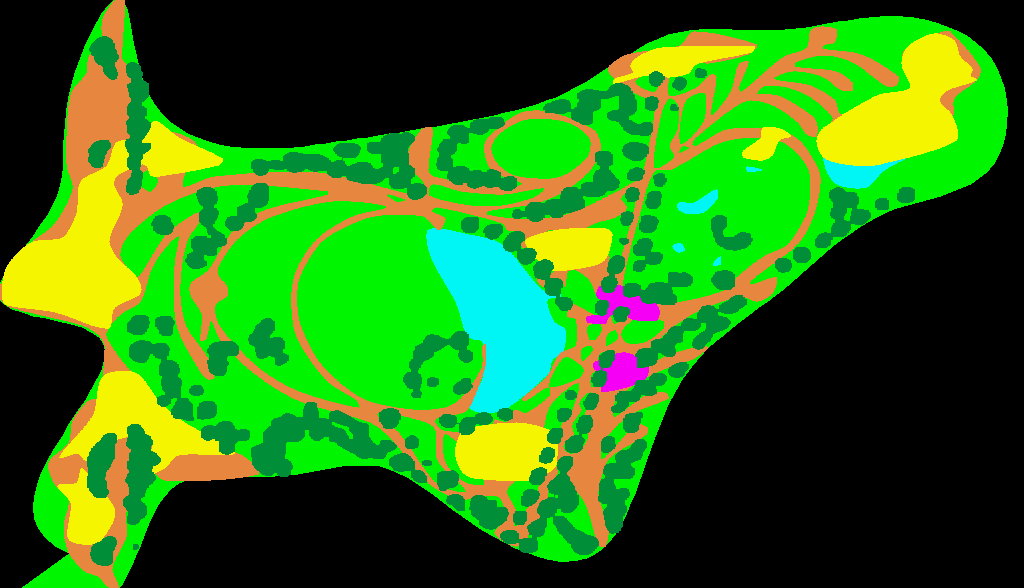
#> input picture test.png, 1024 x 588 px
$ python -i optimize.py   (imports and definitions only)
#> lines starting #> are read from the running program, lines starting #| are printed output that depends on the picture; after the words box and inside, x2 and y2 are one past the last pixel; in counts of white or black regions, pixels touching at a corner belong together
import json
import cv2
import numpy as np
import math
from PIL import Image
from scipy.interpolate import splprep, splev
class optimize:

    def __init__(self, image):
        self.image = image
        self.result = list()

    def bezier_curve(self,p0, p1, p2, p3, inserted):
        """
        三阶贝塞尔曲线
        p0, p1, p2, p3 - 点坐标，tuple、list或numpy.ndarray类型
        inserted  - p0和p3之间插值的数量
        """
        assert isinstance(p0, (tuple, list, np.ndarray))
        assert isinstance(p0, (tuple, list, np.ndarray))
        assert isinstance(p0, (tuple, list, np.ndarray))
        assert isinstance(p0, (tuple, list, np.ndarray))

        if isinstance(p0, (tuple, list)):
            p0 = np.array(p0)
        if isinstance(p1, (tuple, list)):
            p1 = np.array(p1)
        if isinstance(p2, (tuple, list)):
            p2 = np.array(p2)
        if isinstance(p3, (tuple, list)):
            p3 = np.array(p3)

        points = list()
        for t in np.linspace(0, 1, inserted + 2):
            points.append(p0 * np.power((1 - t), 3) + 3 * p1 * t * np.power((1 - t), 2) + 3 * p2 * (1 - t) * np.power(t,
                                                                                                                      2) + p3 * np.power(
                t, 3))

        return np.vstack(points)

    def contour_sparse(self, contour, min_dist=3):
        def two_point_dist(point1, point2):
            return math.sqrt((point1[0] - point2[0]) ** 2 + (point1[1] - point2[1]) ** 2)

        sparse_contour = list()
        pre_idx = 0
        post_idx = 1
        sparse_contour.append(contour[pre_idx])
        while post_idx < len(contour):
            dist = two_point_dist(contour[pre_idx][0], contour[post_idx][0])
            if dist >= min_dist:
                sparse_contour.append(contour[post_idx])
                pre_idx = post_idx
                post_idx += 1
            else:
                post_idx += 1

        return np.array(sparse_contour)

    def smoothing_base_bezier(self,date_x, date_y, k=0.5, inserted=10, closed=False):
        """
         基于三阶贝塞尔曲线的数据平滑算法
         date_x  - x维度数据集，list或numpy.ndarray类型
         date_y  - y维度数据集，list或numpy.ndarray类型
         k   - 调整平滑曲线形状的因子，取值一般在0.2~0.6之间。默认值为0.5
         inserted - 两个原始数据点之间插值的数量。默认值为10
         closed  - 曲线是否封闭，如是，则首尾相连。默认曲线不封闭
         """

        assert isinstance(date_x, (list, np.ndarray))
        assert isinstance(date_y, (list, np.ndarray))

        if isinstance(date_x, list) and isinstance(date_y, list):
            assert len(date_x) == len(date_y), u'x数据集和y数据集长度不匹配'
            date_x = np.array(date_x)
            date_y = np.array(date_y)
        elif isinstance(date_x, np.ndarray) and isinstance(date_y, np.ndarray):
            assert date_x.shape == date_y.shape, u'x数据集和y数据集长度不匹配'
        else:
            raise Exception(u'x数据集或y数据集类型错误')

        # 第1步：生成原始数据折线中点集
        mid_points = list()
        for i in range(1, date_x.shape[0]):
            mid_points.append({
                'start': (date_x[i - 1], date_y[i - 1]),
                'end': (date_x[i], date_y[i]),
                'mid': ((date_x[i] + date_x[i - 1]) / 2.0, (date_y[i] + date_y[i - 1]) / 2.0)
            })

        if closed:
            mid_points.append({
                'start': (date_x[-1], date_y[-1]),
                'end': (date_x[0], date_y[0]),
                'mid': ((date_x[0] + date_x[-1]) / 2.0, (date_y[0] + date_y[-1]) / 2.0)
            })

        # 第2步：找出中点连线及其分割点
        split_points = list()
        for i in range(len(mid_points)):
            if i < (len(mid_points) - 1):
                j = i + 1
            elif closed:
                j = 0
            else:
                continue

            x00, y00 = mid_points[i]['start']
            x01, y01 = mid_points[i]['end']
            x10, y10 = mid_points[j]['start']
            x11, y11 = mid_points[j]['end']
            d0 = np.sqrt(np.power((x00 - x01), 2) + np.power((y00 - y01), 2))
            d1 = np.sqrt(np.power((x10 - x11), 2) + np.power((y10 - y11), 2))
            k_split = 1.0 * d0 / (d0 + d1)

            mx0, my0 = mid_points[i]['mid']
            mx1, my1 = mid_points[j]['mid']

            split_points.append({
                'start': (mx0, my0),
                'end': (mx1, my1),
                'split': (mx0 + (mx1 - mx0) * k_split, my0 + (my1 - my0) * k_split)
            })

        # 第3步：平移中点连线，调整端点，生成控制点
        crt_points = list()
        for i in range(len(split_points)):
            vx, vy = mid_points[i]['end']  # 当前顶点的坐标
            dx = vx - split_points[i]['split'][0]  # 平移线段x偏移量
            dy = vy - split_points[i]['split'][1]  # 平移线段y偏移量

            sx, sy = split_points[i]['start'][0] + dx, split_points[i]['start'][1] + dy  # 平移后线段起点坐标
            ex, ey = split_points[i]['end'][0] + dx, split_points[i]['end'][1] + dy  # 平移后线段终点坐标

            cp0 = sx + (vx - sx) * k, sy + (vy - sy) * k  # 控制点坐标
            cp1 = ex + (vx - ex) * k, ey + (vy - ey) * k  # 控制点坐标

            if crt_points:
                crt_points[-1].insert(2, cp0)
            else:
                crt_points.append([mid_points[0]['start'], cp0, mid_points[0]['end']])

            if closed:
                if i < (len(mid_points) - 1):
                    crt_points.append([mid_points[i + 1]['start'], cp1, mid_points[i + 1]['end']])
                else:
                    crt_points[0].insert(1, cp1)
            else:
                if i < (len(mid_points) - 2):
                    crt_points.append([mid_points[i + 1]['start'], cp1, mid_points[i + 1]['end']])
                else:
                    crt_points.append(
                        [mid_points[i + 1]['start'], cp1, mid_points[i + 1]['end'], mid_points[i + 1]['end']])
                    crt_points[0].insert(1, mid_points[0]['start'])

        # 第4步：应用贝塞尔曲线方程插值
        out = list()
        for item in crt_points:
            group = self.bezier_curve(item[0], item[1], item[2], item[3], inserted)
            out.append(group[:-1])

        out.append(group[-1:])
        out = np.vstack(out)

        return out.T[0], out.T[1]

    def bezier(self, contour, k, inserted):

        x_list = list()
        y_list = list()
        for point in contour:
            x_list.append(point[0][0])
            y_list.append(point[0][1])

        x_numpy = np.array(x_list)
        y_numpy = np.array(y_list)
        x_curve, y_curve = self.smoothing_base_bezier(x_numpy, y_numpy, k=k, inserted=inserted, closed=True)

        curve_list = list()
        for x, y in zip(x_curve, y_curve):
            curve_list.append([[int(x), int(y)]])
        contour = np.array(curve_list)

        return contour

    def convert_to_cv(self,image):
        if isinstance(image, Image.Image):
            # 如果输入是PIL图像，则转换为NumPy数组
            image_np = np.array(image)
            # 将RGB转换为BGR格式，因为OpenCV使用BGR格式
            image_cv = cv2.cvtColor(image_np, cv2.COLOR_RGB2BGR)
            return image_cv
        elif isinstance(image, np.ndarray):
            # 如果输入已经是NumPy数组，则直接返回
            return image


    def run(self):
        # 读取图像文件


        image = self.convert_to_cv(self.image)
        # 将图像转换为灰度图
        image_gray = cv2.cvtColor(image, cv2.COLOR_BGR2GRAY)
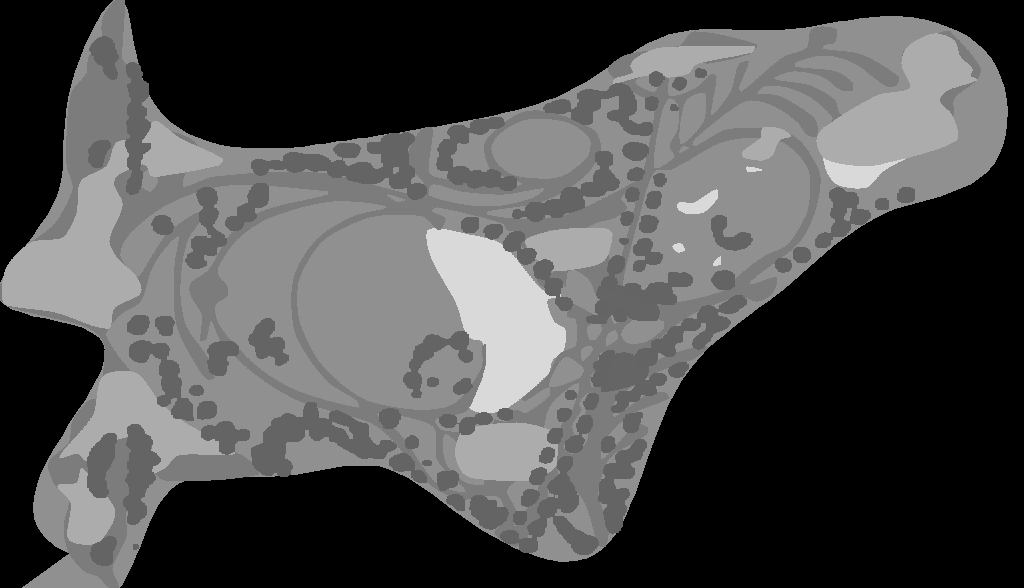
#> image_gray: shape (588, 1024); min 0, max 217, mean 75.7
        # 对灰度图进行二值化处理
        _, image_binary = cv2.threshold(image_gray, 127, 255, cv2.THRESH_BINARY)
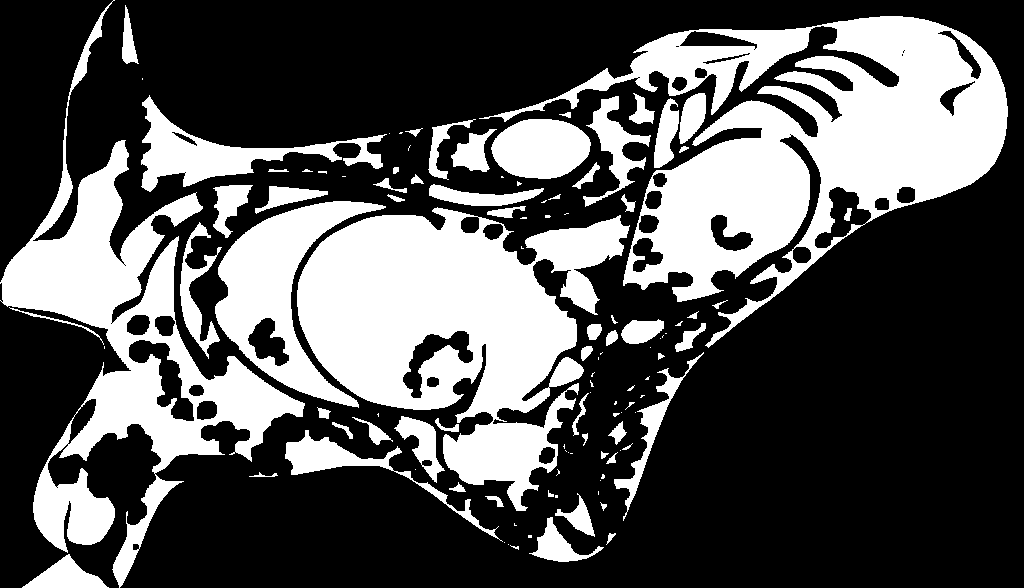
#> image_binary: shape (588, 1024); 33.3% white; 112 white regions (48 under 20 px), largest, box (x1, y1, x2, y2) and area: (479, 16, 1008, 348) 60779, (297, 207, 630, 511) 51520, (0, 0, 305, 588) 38979

        # 创建一个3x3的全1结构元素
        kernel = np.ones(shape=[3, 3], dtype=np.uint8)
        # 对二值图像进行膨胀操作，迭代两次
        image_binary = cv2.dilate(image_binary, kernel, iterations=2)
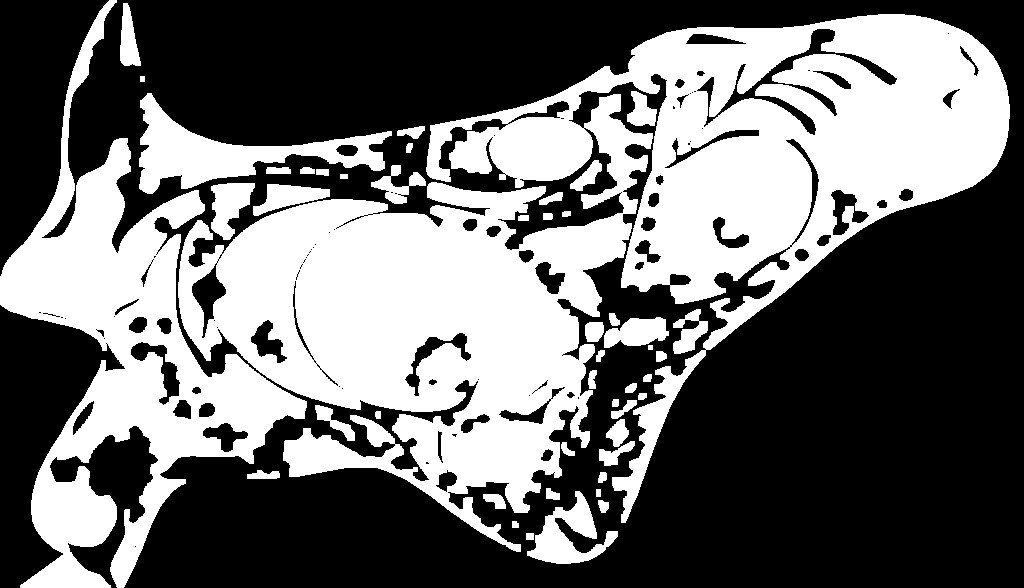
#> image_binary: shape (588, 1024); 41.9% white; 47 white regions, largest, box (x1, y1, x2, y2) and area: (178, 14, 1010, 552) 177578, (0, 0, 307, 588) 51009, (139, 93, 392, 194) 8378
        # 对膨胀后的图像进行腐蚀操作，恢复图像形态
        image_binary = cv2.erode(image_binary, kernel=kernel)
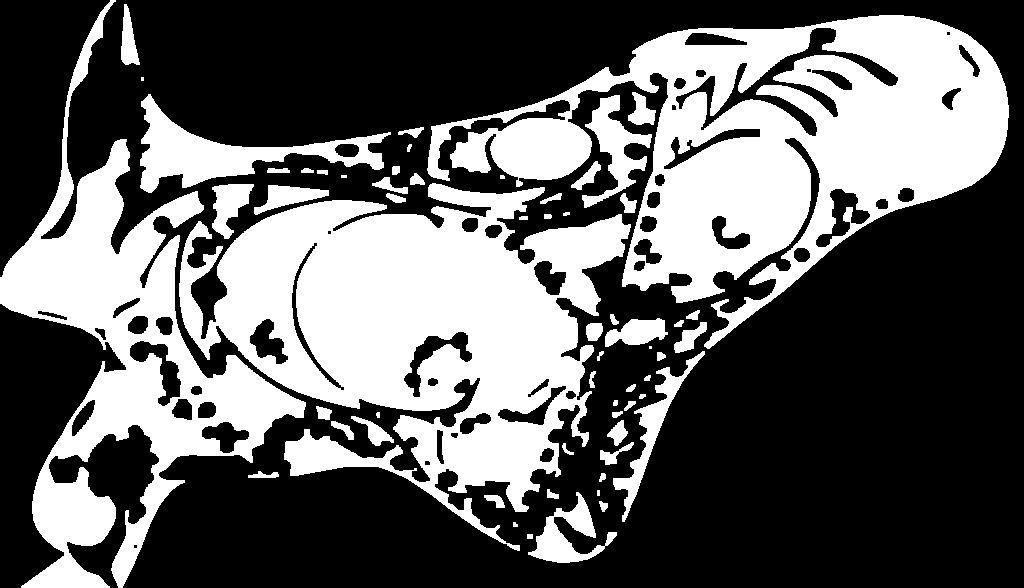
#> image_binary: shape (588, 1024); 37.8% white; 60 white regions (5 under 20 px)

        # 寻找轮廓
        contours, _ = cv2.findContours(image_binary, cv2.RETR_EXTERNAL, cv2.CHAIN_APPROX_NONE)
#> contours = 60 contours, 11 with area under 20; largest, box (x1, y1, x2, y2) and area: (427, 15, 1009, 349) 85466, (179, 183, 631, 551) 83414, (0, 0, 306, 588) 48677, (140, 94, 391, 193) 7306, (582, 95, 652, 208) 2549

        # 遍历找到的轮廓
        for contour in contours:
            # 如果轮廓面积小于或等于20，忽略此轮廓
            if cv2.contourArea(contour) <= 20:
                continue
            # 对轮廓点进行多边形逼近
            contour = cv2.approxPolyDP(contour, 3, True)
            # 对轮廓进行贝塞尔曲线处理
            contour = self.bezier(contour, k=0.2, inserted=1)  # 默认值是k=0.4，inserted=100 比较密集
            # 对轮廓进行稀疏处理，减少点的数量
            contour = self.contour_sparse(contour, min_dist=100)
            # 再次检查轮廓面积，如果处理后面积仍小于或等于20，忽略此轮廓
            if cv2.contourArea(contour) <= 20:
                continue

            # # 在原图上绘制处理后的轮廓
            # cv2.drawContours(image, contour, -1, (0, 0, 255,), 20)
            # # 将轮廓点添加到结果列表中
            # print('con: ',[point[0] for point in contour.tolist()])
            self.result.append([point[0] for point in contour.tolist()])
#> this loop made 60 passes
#> (x_numpy in bezier, y_numpy in bezier, x_curve in bezier, y_curve in bezier) on passes 3, 7, 8: ([599, 604, 607], [501, 511, 503], [599, 600.6, 604, 606.4, 607, 602.8, 599], [501, 506.5, 511, 507.9, 503, 500.8, 501]), ([547, 547, 558, 558], [489, 497, 498, 494], [547, 545.6, 547, 552.2, 558, 558.8, 558, 552.3, 547], [489, 492.6, 497, 498.6, 498, 496.2, 494, 490.2, 489]), ([604, 599, 605], [473, 481, 478], [604, 600.8, 599, 601.6, 605, 605.1, 604], [473, 476.9, 481, 480.5, 478, 474.8, 473])
#> (x_numpy in bezier, y_numpy in bezier, contour) on passes 4, 9, 11, 14: ([484, 487, 494, 496, 504, 499], [495, 500, 500, 507, 507, 496], [[484, 495]]), ([248, 278, 277, 266, 260], [475, 476, 472, 475, 471], [[248, 475]]), ([633, 612, 600, 600, 605, 616, 618, 629], [442, 454, 450, 459, 464, 463, 452, 449], [[633, 442]]), ([351, 368, 368, 375, 382, 393, 377], [416, 426, 437, 445, 440, 442, 425], [[351, 416]])

        if len(self.result) > 1:            #只取最长的边
            # 找出最长的元素
            longest = max(self.result, key=len)
            # 更新result为只包含最长的那个元素
            self.result = [longest]


        # # 将绘制了轮廓的图像保存到文件
        # cv2.imwrite(self.contours_path, image)
        # # 将结果数据写入JSON文件
        # with open(self.result_path, 'w', encoding='utf-8') as js:
        #     json.dump(self.result, js, indent=4, ensure_ascii=False)


def cubic_spline_interpolation(points, num=10):
    # print(len(points))
    # print(points)

    if len(points) < 4:
        return []
    else:
        points = points

        # print(len(points))
        # print(points)
        x = np.array([point[0] for point in points])
        y = np.array([point[1] for point in points])
        # 使用三次样条插值
        tck, u = splprep([x, y], k=3, s=0)
        u_new = np.linspace(0, 1, num=len(points) * num)
        x_spline, y_spline = splev(u_new, tck)

        return [(int(round(x)), int(round(y))) for x, y in zip(x_spline, y_spline)]

>>> import cv2
>>> picture = cv2.cvtColor(cv2.imread('../../test.png'), cv2.COLOR_BGR2RGB)
>>> result = optimize(picture).run()
